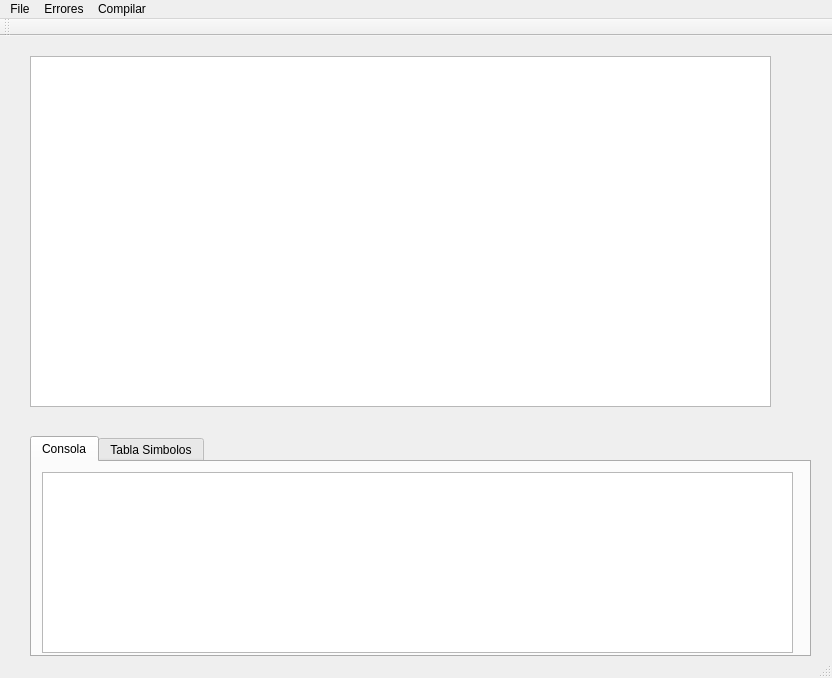
<?xml version="1.0" encoding="UTF-8"?>
<ui version="4.0">
 <class>Principal</class>
 <widget class="QMainWindow" name="Principal">
  <property name="geometry">
   <rect>
    <x>0</x>
    <y>0</y>
    <width>832</width>
    <height>678</height>
   </rect>
  </property>
  <property name="windowTitle">
   <string>Principal</string>
  </property>
  <widget class="QWidget" name="centralWidget">
   <widget class="QPlainTextEdit" name="entrada">
    <property name="geometry">
     <rect>
      <x>30</x>
      <y>20</y>
      <width>741</width>
      <height>351</height>
     </rect>
    </property>
    <property name="font">
     <font>
      <family>Candara</family>
      <pointsize>12</pointsize>
      <weight>75</weight>
      <bold>true</bold>
     </font>
    </property>
   </widget>
   <widget class="QTabWidget" name="salida_simbolo">
    <property name="geometry">
     <rect>
      <x>30</x>
      <y>400</y>
      <width>781</width>
      <height>221</height>
     </rect>
    </property>
    <property name="currentIndex">
     <number>0</number>
    </property>
    <widget class="QWidget" name="consola">
     <attribute name="title">
      <string>Consola</string>
     </attribute>
     <widget class="QPlainTextEdit" name="salida">
      <property name="geometry">
       <rect>
        <x>10</x>
        <y>10</y>
        <width>751</width>
        <height>181</height>
       </rect>
      </property>
      <property name="font">
       <font>
        <family>Perpetua</family>
        <pointsize>10</pointsize>
        <weight>75</weight>
        <bold>true</bold>
       </font>
      </property>
     </widget>
    </widget>
    <widget class="QWidget" name="tab_simbolo">
     <attribute name="title">
      <string>Tabla Simbolos</string>
     </attribute>
     <widget class="QTableWidget" name="tableWidget">
      <property name="geometry">
       <rect>
        <x>10</x>
        <y>10</y>
        <width>751</width>
        <height>171</height>
       </rect>
      </property>
     </widget>
    </widget>
   </widget>
  </widget>
  <widget class="QMenuBar" name="menuBar">
   <property name="geometry">
    <rect>
     <x>0</x>
     <y>0</y>
     <width>832</width>
     <height>21</height>
    </rect>
   </property>
   <widget class="QMenu" name="menuFile">
    <property name="title">
     <string>File</string>
    </property>
    <addaction name="actionAbrir"/>
    <addaction name="actionGuardar"/>
    <addaction name="actionGuardar_Como"/>
   </widget>
   <widget class="QMenu" name="menuErrores">
    <property name="title">
     <string>Errores</string>
    </property>
    <addaction name="actionReporte"/>
   </widget>
   <widget class="QMenu" name="menuAnalizar">
    <property name="title">
     <string>Compilar</string>
    </property>
    <addaction name="actionAnalizar"/>
   </widget>
   <addaction name="menuFile"/>
   <addaction name="menuErrores"/>
   <addaction name="menuAnalizar"/>
  </widget>
  <widget class="QToolBar" name="mainToolBar">
   <attribute name="toolBarArea">
    <enum>TopToolBarArea</enum>
   </attribute>
   <attribute name="toolBarBreak">
    <bool>false</bool>
   </attribute>
  </widget>
  <widget class="QStatusBar" name="statusBar"/>
  <action name="actionAbrir">
   <property name="text">
    <string>Abrir</string>
   </property>
  </action>
  <action name="actionGuardar">
   <property name="text">
    <string>Guardar</string>
   </property>
  </action>
  <action name="actionGuardar_Como">
   <property name="text">
    <string>Guardar Como</string>
   </property>
  </action>
  <action name="actionAnalizar">
   <property name="text">
    <string>Analizar</string>
   </property>
  </action>
  <action name="actionReporte">
   <property name="text">
    <string>Reporte</string>
   </property>
  </action>
 </widget>
 <layoutdefault spacing="6" margin="11"/>
 <resources/>
 <connections/>
</ui>
